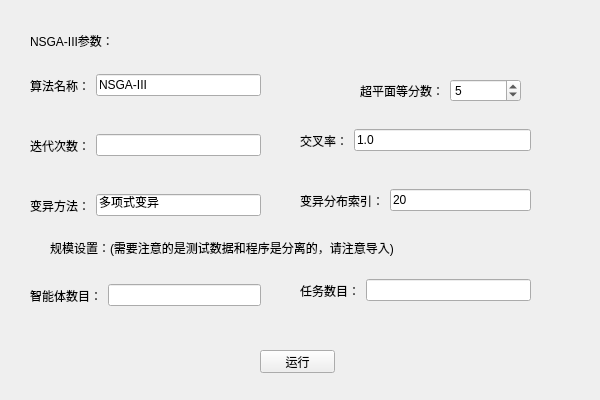
<?xml version="1.0" encoding="UTF-8"?>
<ui version="4.0">
 <class>Widget</class>
 <widget class="QWidget" name="Widget">
  <property name="geometry">
   <rect>
    <x>0</x>
    <y>0</y>
    <width>600</width>
    <height>400</height>
   </rect>
  </property>
  <property name="sizePolicy">
   <sizepolicy hsizetype="Fixed" vsizetype="Fixed">
    <horstretch>0</horstretch>
    <verstretch>0</verstretch>
   </sizepolicy>
  </property>
  <property name="minimumSize">
   <size>
    <width>600</width>
    <height>400</height>
   </size>
  </property>
  <property name="maximumSize">
   <size>
    <width>600</width>
    <height>400</height>
   </size>
  </property>
  <property name="windowTitle">
   <string>NSGA-III主程序</string>
  </property>
  <widget class="QLabel" name="label_2">
   <property name="geometry">
    <rect>
     <x>30</x>
     <y>30</y>
     <width>91</width>
     <height>21</height>
    </rect>
   </property>
   <property name="text">
    <string>NSGA-III参数：</string>
   </property>
  </widget>
  <widget class="QWidget" name="widget" native="true">
   <property name="geometry">
    <rect>
     <x>30</x>
     <y>60</y>
     <width>231</width>
     <height>51</height>
    </rect>
   </property>
   <layout class="QHBoxLayout" name="horizontalLayout">
    <item>
     <widget class="QLabel" name="label">
      <property name="text">
       <string>算法名称：</string>
      </property>
     </widget>
    </item>
    <item>
     <widget class="QLineEdit" name="name_">
      <property name="text">
       <string>NSGA-III</string>
      </property>
      <property name="readOnly">
       <bool>true</bool>
      </property>
      <property name="placeholderText">
       <string>NSGA-III</string>
      </property>
     </widget>
    </item>
   </layout>
  </widget>
  <widget class="QWidget" name="widget_2" native="true">
   <property name="geometry">
    <rect>
     <x>360</x>
     <y>70</y>
     <width>161</width>
     <height>41</height>
    </rect>
   </property>
   <layout class="QHBoxLayout" name="horizontalLayout_2">
    <item>
     <widget class="QLabel" name="label_3">
      <property name="text">
       <string>超平面等分数：</string>
      </property>
     </widget>
    </item>
    <item>
     <widget class="QSpinBox" name="p1">
      <property name="value">
       <number>5</number>
      </property>
     </widget>
    </item>
   </layout>
  </widget>
  <widget class="QWidget" name="widget_3" native="true">
   <property name="geometry">
    <rect>
     <x>30</x>
     <y>120</y>
     <width>231</width>
     <height>51</height>
    </rect>
   </property>
   <layout class="QHBoxLayout" name="horizontalLayout_3">
    <item>
     <widget class="QLabel" name="label_4">
      <property name="text">
       <string>迭代次数：</string>
      </property>
     </widget>
    </item>
    <item>
     <widget class="QLineEdit" name="gen_num">
      <property name="text">
       <string/>
      </property>
      <property name="readOnly">
       <bool>false</bool>
      </property>
     </widget>
    </item>
   </layout>
  </widget>
  <widget class="QWidget" name="widget_4" native="true">
   <property name="geometry">
    <rect>
     <x>300</x>
     <y>120</y>
     <width>231</width>
     <height>41</height>
    </rect>
   </property>
   <layout class="QHBoxLayout" name="horizontalLayout_4">
    <item>
     <widget class="QLabel" name="label_5">
      <property name="text">
       <string>交叉率：</string>
      </property>
     </widget>
    </item>
    <item>
     <widget class="QLineEdit" name="pc_">
      <property name="text">
       <string>1.0</string>
      </property>
      <property name="readOnly">
       <bool>false</bool>
      </property>
      <property name="placeholderText">
       <string>1.0</string>
      </property>
     </widget>
    </item>
   </layout>
  </widget>
  <widget class="QWidget" name="widget_5" native="true">
   <property name="geometry">
    <rect>
     <x>30</x>
     <y>180</y>
     <width>231</width>
     <height>51</height>
    </rect>
   </property>
   <layout class="QHBoxLayout" name="horizontalLayout_5">
    <item>
     <widget class="QLabel" name="label_6">
      <property name="text">
       <string>变异方法：</string>
      </property>
     </widget>
    </item>
    <item>
     <widget class="QLineEdit" name="eta_c_">
      <property name="text">
       <string>多项式变异</string>
      </property>
      <property name="readOnly">
       <bool>true</bool>
      </property>
      <property name="placeholderText">
       <string>多项式变异</string>
      </property>
     </widget>
    </item>
   </layout>
  </widget>
  <widget class="QWidget" name="widget_6" native="true">
   <property name="geometry">
    <rect>
     <x>300</x>
     <y>180</y>
     <width>231</width>
     <height>41</height>
    </rect>
   </property>
   <layout class="QHBoxLayout" name="horizontalLayout_6">
    <item>
     <widget class="QLabel" name="label_7">
      <property name="text">
       <string>变异分布索引：</string>
      </property>
     </widget>
    </item>
    <item>
     <widget class="QLineEdit" name="eta_m_">
      <property name="text">
       <string>20</string>
      </property>
      <property name="readOnly">
       <bool>false</bool>
      </property>
      <property name="placeholderText">
       <string>20</string>
      </property>
     </widget>
    </item>
   </layout>
  </widget>
  <widget class="QLabel" name="label_8">
   <property name="geometry">
    <rect>
     <x>50</x>
     <y>240</y>
     <width>381</width>
     <height>16</height>
    </rect>
   </property>
   <property name="text">
    <string>规模设置：(需要注意的是测试数据和程序是分离的，请注意导入)</string>
   </property>
  </widget>
  <widget class="QWidget" name="widget_7" native="true">
   <property name="geometry">
    <rect>
     <x>30</x>
     <y>270</y>
     <width>231</width>
     <height>51</height>
    </rect>
   </property>
   <layout class="QHBoxLayout" name="horizontalLayout_7">
    <item>
     <widget class="QLabel" name="label_9">
      <property name="text">
       <string>智能体数目：</string>
      </property>
     </widget>
    </item>
    <item>
     <widget class="QLineEdit" name="num_agent">
      <property name="text">
       <string/>
      </property>
      <property name="readOnly">
       <bool>false</bool>
      </property>
     </widget>
    </item>
   </layout>
  </widget>
  <widget class="QWidget" name="widget_8" native="true">
   <property name="geometry">
    <rect>
     <x>300</x>
     <y>270</y>
     <width>231</width>
     <height>41</height>
    </rect>
   </property>
   <layout class="QHBoxLayout" name="horizontalLayout_8">
    <item>
     <widget class="QLabel" name="label_10">
      <property name="text">
       <string>任务数目：</string>
      </property>
     </widget>
    </item>
    <item>
     <widget class="QLineEdit" name="num_task">
      <property name="text">
       <string/>
      </property>
      <property name="readOnly">
       <bool>false</bool>
      </property>
     </widget>
    </item>
   </layout>
  </widget>
  <widget class="QPushButton" name="pushButton">
   <property name="geometry">
    <rect>
     <x>260</x>
     <y>350</y>
     <width>75</width>
     <height>23</height>
    </rect>
   </property>
   <property name="text">
    <string>运行</string>
   </property>
  </widget>
 </widget>
 <resources/>
 <connections/>
</ui>
